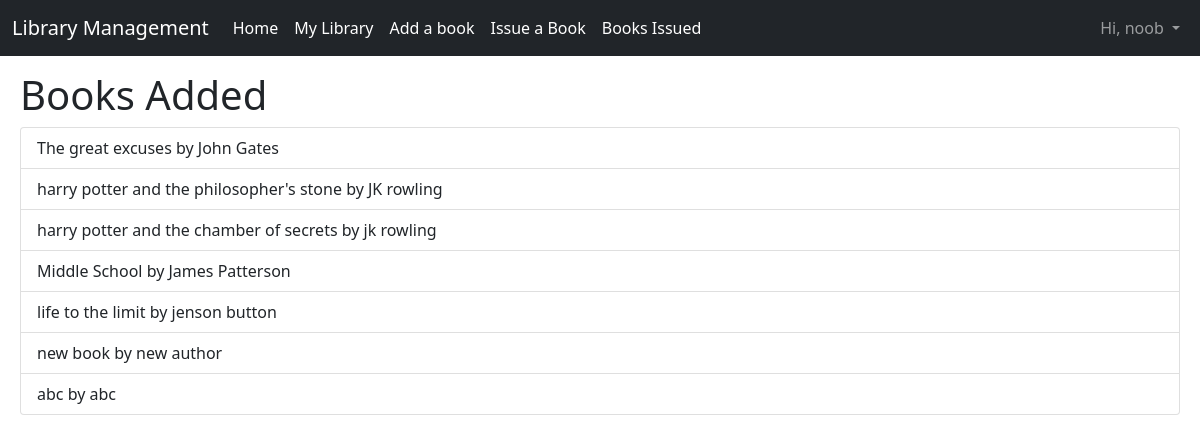
The page /library/ (signed in) on the database as committed earlier.
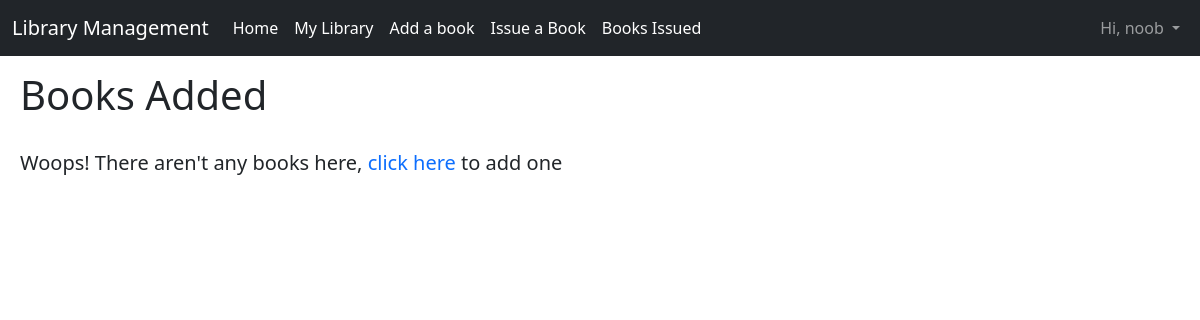
The same page on the database as committed later.
### main/models.py (models this page shows, shortened)
class Book(models.Model):
    title = models.CharField(max_length=350)
    author = models.CharField(max_length=300)
    description = models.TextField(max_length=5000, null=True, blank=True)
    issued = models.BooleanField(default=False)

### main/views.py (the view)
# urls.py: path("library/", views.library, name="library"),
@login_required(login_url='login')
def library(request):
    data['books'] = Book.objects.all()
    return render(request, 'library.html', data)

### templates/library.html
{% extends "layout.html" %}
{% block body %}
<h1>Books Added</h1>
    <div class="list-group">
    {% if books %}
        {% for book in books %}
            <a href="/book/{{ book.id }}" class="list-group-item list-group-item-action" >{{ book.title }} by {{ book.author }}</a>
        {% endfor %}
    </div>
    {% else %}
    <br>
    <h5>Woops! There aren't any books here, <a href="/add-book" style="text-decoration: none">click here</a> to add one</h5>
    {% endif %}
{% endblock body %}

### templates/layout.html (shortened to what this page needs)
{% load static %}
<!DOCTYPE html>
<html lang="en">
<head>
    <link href="https://cdn.jsdelivr.net/npm/bootstrap@5.1.1/dist/css/bootstrap.min.css" rel="stylesheet">
    <link rel="stylesheet" href="{% static 'styles.css' %}">
</head>
<body>
    <nav class="navbar navbar-expand-lg navbar-dark bg-dark sticky-top">
        <div class="container-fluid">
          <a class="navbar-brand" href="">Library Management</a>
          <div class="collapse navbar-collapse" id="navbarSupportedContent">
            <ul class="navbar-nav me-auto mb-2 mb-lg-0">
              <li class="nav-item">
                <a class="nav-link active" aria-current="page" href="/">Home</a>
              </li>
              <li class="nav-item">
                <a class="nav-link active" aria-current="page" href="/library">My Library</a>
              </li>
              <li class="nav-item">
                <a class="nav-link active" aria-current="page" href="/add-book">Add a book</a>
              </li>
              <li class="nav-item">
                <a class="nav-link active" aria-current="page" href="/issue-book">Issue a Book</a>
              </li>
              <li class="nav-item">
                <a class="nav-link active" aria-current="page" href="/books-issued">Books Issued</a>
              </li>
              </ul>
              <ul class="navbar-nav ms-auto">
                {% if user.is_authenticated %}
                <li class="nav-item dropdown">
                  <a class="nav-link dropdown-toggle" href="#" id="navbarDarkDropdownMenuLink" role="button" data-bs-toggle="dropdown" aria-expanded="false">
                    Hi, {{ request.user }}
                  </a>
                </li>
                {% endif %}
              </ul>
          </div>
        </div>
      </nav>
    <div class="content">
        {% block body %}{% endblock body %}
    </div>
</body>
</html>

### static/styles.css (style rules this page uses)
.content { margin: 15px 20px; }

Rows that differ between the two databases and show on the page:
removed Book: title "The great excuses", author "John Gates"
removed Book: title "harry potter and the philosopher's stone", author "JK rowling"
removed Book: title "harry potter and the chamber of secrets", author "jk rowling"
removed Book: title "Middle School", author "James Patterson"
removed Book: title "life to the limit", author "jenson button"
removed Book: title "new book", author "new author"
removed Book: title "abc", author "abc"
Other text that changed with them:
text now shown: "Woops! There aren't any books here, click here to add one"
